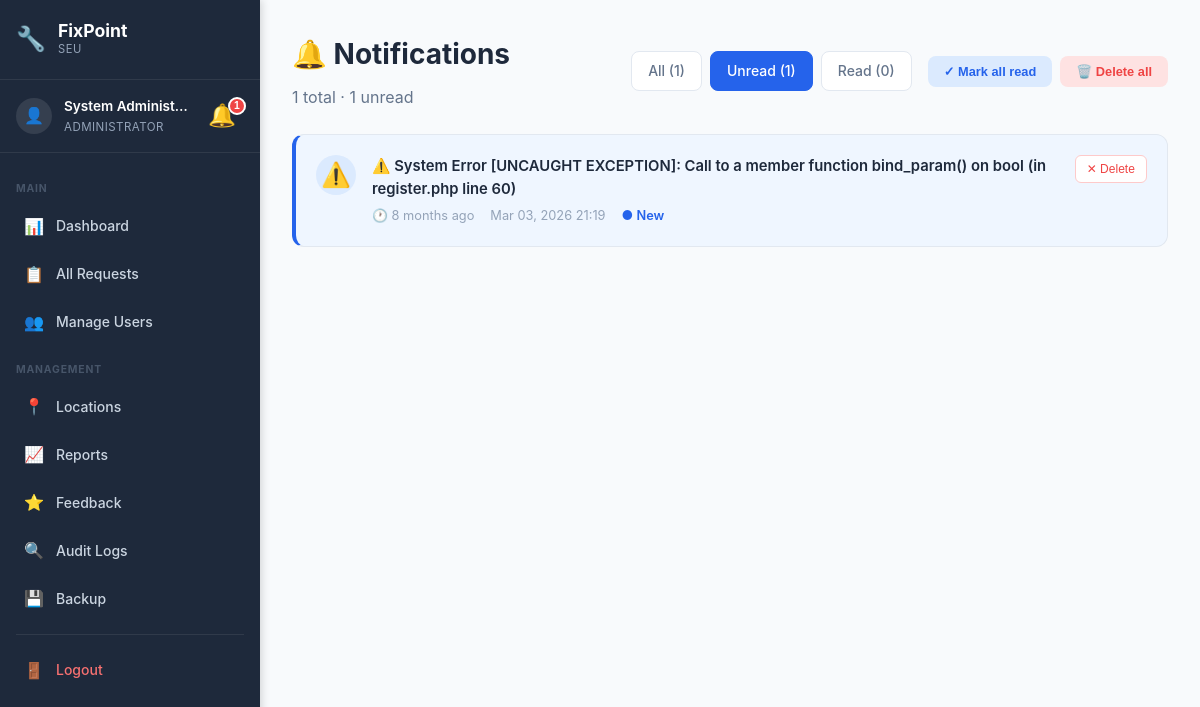
Page /notifications.php?filter=unread (signed in) on the earlier database version.
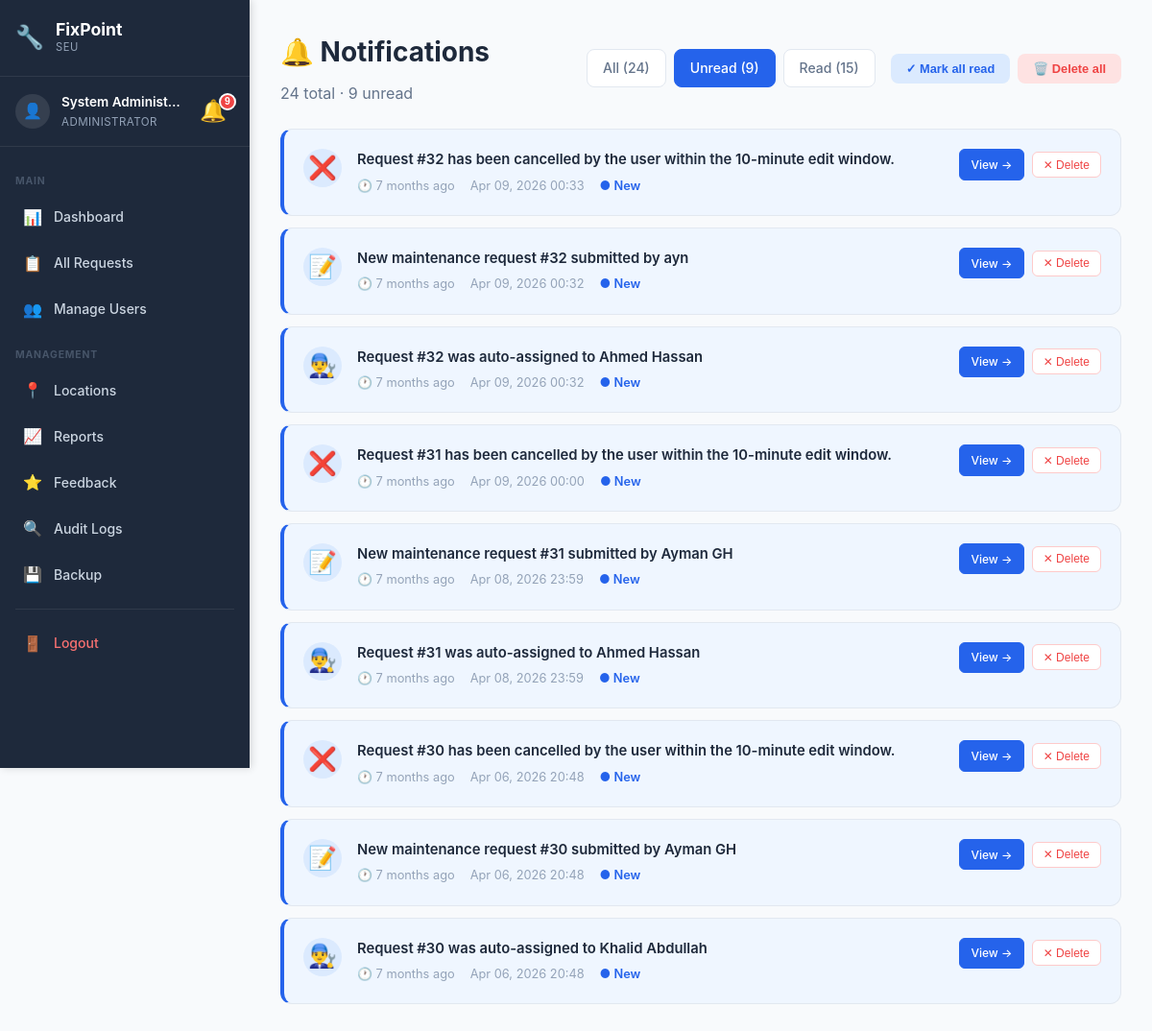
Same page on the later database version.
### tables this page shows
CREATE TABLE `notification` (
  `NotificationID` int(11) NOT NULL AUTO_INCREMENT,
  `UserID` int(11) NOT NULL,
  `Title` varchar(255) NOT NULL DEFAULT '',
  `RequestID` int(11) DEFAULT NULL,
  `Message` text NOT NULL,
  `IsRead` tinyint(1) DEFAULT 0,
  `CreatedAt` timestamp NOT NULL DEFAULT current_timestamp(),
  PRIMARY KEY (`NotificationID`),
  KEY `RequestID` (`RequestID`),
  KEY `idx_user` (`UserID`),
  KEY `idx_read` (`IsRead`),
  CONSTRAINT `notification_ibfk_1` FOREIGN KEY (`UserID`) REFERENCES `user` (`UserID`),
  CONSTRAINT `notification_ibfk_2` FOREIGN KEY (`RequestID`) REFERENCES `maintenancerequest` (`RequestID`) ON DELETE SET NULL
);

### config/helpers.php (called while the page is built, shortened)
<?php
function formatDate($date, $format = 'M d, Y H:i') {
    return date($format, strtotime($date));
}
function e($string) {
    return htmlspecialchars($string, ENT_QUOTES, 'UTF-8');
}
?>

### notifications.php (the view, shortened to what this page needs)
<?php
require_once 'config/database.php';
require_once 'config/helpers.php';
$user_id = $_SESSION['user_id'];
$role_id = $_SESSION['role_id'];
$filter = isset($_GET['filter']) ? $_GET['filter'] : 'all';
$where = "WHERE n.UserID = ?";
if ($filter === 'unread') {
    $where .= " AND n.IsRead = 0";
} elseif ($filter === 'read') {
    $where .= " AND n.IsRead = 1";
}
$sql = "SELECT
            n.NotificationID,
            n.Message,
            n.IsRead,
            n.CreatedAt,
            n.RequestID
        FROM notification n
        $where
        ORDER BY n.CreatedAt DESC";
$stmt = $conn->prepare($sql);
$stmt->bind_param("i", $user_id);
$stmt->execute();
$notifications = $stmt->get_result()->fetch_all(MYSQLI_ASSOC);
$count_sql = "SELECT
    COUNT(*) as total,
    SUM(CASE WHEN IsRead = 0 THEN 1 ELSE 0 END) as unread,
    SUM(CASE WHEN IsRead = 1 THEN 1 ELSE 0 END) as read_count
FROM notification WHERE UserID = ?";
$count_stmt = $conn->prepare($count_sql);
$count_stmt->bind_param("i", $user_id);
$count_stmt->execute();
$counts = $count_stmt->get_result()->fetch_assoc();
if ($role_id == 1) {
    $details_path = 'admin/request-details.php?id=';
} elseif ($role_id == 2) {
    $details_path = 'technician/task-details.php?id=';
    $dashboard_path = 'technician/dashboard.php';
} else {
    $details_path = 'user/request-details.php?id=';
    $dashboard_path = 'user/dashboard.php';
}
if (!function_exists('notifTimeAgo')) {
    function notifTimeAgo($datetime) {
        $now = new DateTime();
        $ago = new DateTime($datetime);
        $diff = $now->diff($ago);
        if ($diff->m > 0) return $diff->m . ' month' . ($diff->m > 1 ? 's' : '') . ' ago';
        return 'Just now';
    }
}
function getNotifIcon($message) {
    if (strpos($message, 'assigned') !== false) return '👨‍🔧';
    if (strpos($message, 'submitted') !== false || strpos($message, 'new') !== false) return '📝';
    if (strpos($message, 'cancelled') !== false) return '❌';
    if (strpos($message, 'Error') !== false || strpos($message, '⚠️') !== false) return '⚠️';
    return '🔔';
}
$_sidebar_role = $_SESSION['role_id'] ?? 0;
?>
<!DOCTYPE html>
<html lang="en">
<head>
    <link rel="stylesheet" href="assets/css/style.css">
    <link rel="stylesheet" href="assets/css/dashboard.css">
    <link rel="stylesheet" href="assets/css/sidebar.css">
</head>
<body class="has-sidebar">
    <aside class="sidebar" id="sidebar">
        <div class="sidebar-header">
            <div class="sidebar-logo">
                <span class="sidebar-logo-icon">🔧</span>
                <div>
                    <span class="sidebar-logo-text">FixPoint</span>
                    <span class="sidebar-logo-sub">SEU</span>
                </div>
            </div>
        </div>
        <div class="sidebar-user">
            <div class="sidebar-avatar">👤</div>
            <div class="sidebar-user-info">
                <span class="sidebar-user-name"><?php echo e($_SESSION['name']); ?></span>
                <span class="sidebar-user-role">
                    <?php
                    if ($_sidebar_role == 1) echo 'Administrator';
                    elseif ($_sidebar_role == 2) echo 'Technician';
                    else echo 'User';
                    ?>
                </span>
            </div>
            <?php include 'includes/notification-bell.php'; ?>
        </div>
        <nav class="sidebar-nav">
            <?php if ($_sidebar_role == 1): ?>
                <div class="sidebar-section-label">Main</div>
                <a href="admin/dashboard.php" class="sidebar-link"><span class="sidebar-icon">📊</span><span>Dashboard</span></a>
                <a href="admin/all-requests.php" class="sidebar-link"><span class="sidebar-icon">📋</span><span>All Requests</span></a>
                <a href="admin/users.php" class="sidebar-link"><span class="sidebar-icon">👥</span><span>Manage Users</span></a>
                <div class="sidebar-section-label">Management</div>
                <a href="admin/locations.php" class="sidebar-link"><span class="sidebar-icon">📍</span><span>Locations</span></a>
                <a href="admin/reports.php" class="sidebar-link"><span class="sidebar-icon">📈</span><span>Reports</span></a>
                <a href="admin/all-feedback.php" class="sidebar-link"><span class="sidebar-icon">⭐</span><span>Feedback</span></a>
                <a href="admin/audit-logs.php" class="sidebar-link"><span class="sidebar-icon">🔍</span><span>Audit Logs</span></a>
                <a href="admin/backup.php" class="sidebar-link"><span class="sidebar-icon">💾</span><span>Backup</span></a>
            <?php endif; ?>
            <div class="sidebar-divider"></div>
            <a href="auth/logout.php" class="sidebar-link sidebar-logout">
                <span class="sidebar-icon">🚪</span><span>Logout</span>
            </a>
        </nav>
    </aside>
    <div class="main-content">
            <div class="topbar-notif"><?php include 'includes/notification-bell.php'; ?></div>
    <div class="dashboard">
        <div class="dashboard-container">
            <div class="notif-page-header">
                <div>
                    <h1 class="welcome-text">🔔 Notifications</h1>
                    <p style="color: #64748b; margin-top: 0.25rem;">
                        <?php echo $counts['total']; ?> total · <?php echo $counts['unread']; ?> unread
                    </p>
                </div>
                <div style="display: flex; gap: 1rem; flex-wrap: wrap; align-items: center;">
                    <div class="notif-filters">
                        <a href="notifications.php?filter=all" class="notif-filter-btn <?php echo $filter === 'all' ? 'active' : ''; ?>">
                            All (<?php echo $counts['total']; ?>)
                        </a>
                        <a href="notifications.php?filter=unread" class="notif-filter-btn <?php echo $filter === 'unread' ? 'active' : ''; ?>">
                            Unread (<?php echo $counts['unread']; ?>)
                        </a>
                        <a href="notifications.php?filter=read" class="notif-filter-btn <?php echo $filter === 'read' ? 'active' : ''; ?>">
                            Read (<?php echo $counts['read_count']; ?>)
                        </a>
                    </div>
                    <?php if ($counts['total'] > 0): ?>
                        <div class="notif-actions">
                            <?php if ($counts['unread'] > 0): ?>
                                <button class="notif-action-btn btn-mark-all" onclick="pageMarkAllRead()">
                                    ✓ Mark all read
                                </button>
                            <?php endif; ?>
                            <button class="notif-action-btn btn-delete-all" onclick="pageDeleteAll()">
                                🗑️ Delete all
                            </button>
                        </div>
                    <?php endif; ?>
                </div>
            </div>
            <div id="notifPageList">
                <?php if (count($notifications) > 0): ?>
                    <?php foreach ($notifications as $notif): ?>
                        <div class="notif-card <?php echo $notif['IsRead'] ? '' : 'unread'; ?>" id="page-notif-<?php echo $notif['NotificationID']; ?>">
                            <div class="notif-card-icon">
                                <?php echo getNotifIcon($notif['Message']); ?>
                            </div>
                            <div class="notif-card-content">
                                <div class="notif-card-message"><?php echo e($notif['Message']); ?></div>
                                <div class="notif-card-meta">
                                    <span>🕐 <?php echo notifTimeAgo($notif['CreatedAt']); ?></span>
                                    <span><?php echo formatDate($notif['CreatedAt']); ?></span>
                                    <?php if (!$notif['IsRead']): ?>
                                        <span style="color: #2563eb; font-weight: 600;">● New</span>
                                    <?php endif; ?>
                                </div>
                            </div>
                            <div class="notif-card-actions">
                                <?php if ($notif['RequestID']): ?>
                                    <a href="<?php echo $details_path . $notif['RequestID']; ?>" class="notif-card-btn view-btn">
                                        View →
                                    </a>
                                <?php endif; ?>
                                <button class="notif-card-btn delete-btn" onclick="pageDeleteOne(<?php echo $notif['NotificationID']; ?>)">
                                    ✕ Delete
                                </button>
                            </div>
                        </div>
                    <?php endforeach; ?>
                <?php endif; ?>
            </div>
        </div>
    </div>
    </div>
</body>
</html>

### includes/notification-bell.php (shortened to what this page needs)
<?php
$_notif_count = 0;
if (isset($_SESSION['user_id'])) {
    $notif_count_sql = "SELECT COUNT(*) as unread FROM notification WHERE UserID = ? AND IsRead = 0";
    $notif_count_stmt = $conn->prepare($notif_count_sql);
    $notif_count_stmt->bind_param("i", $_SESSION['user_id']);
    $notif_count_stmt->execute();
    $_notif_count = $notif_count_stmt->get_result()->fetch_assoc()['unread'];
}
?>
<div class="notif-wrapper" id="notifWrapper">
    <button class="notif-bell" id="notifBell" onclick="toggleNotifDropdown(event)" title="Notifications">
        🔔
        <?php if ($_notif_count > 0): ?>
            <span class="notif-badge" id="notifBadge"><?php echo $_notif_count > 99 ? '99+' : $_notif_count; ?></span>
        <?php endif; ?>
    </button>
</div>

### assets/css/style.css (style rules this page uses)
* { margin: 0; padding: 0; box-sizing: border-box; }
:root { --primary-color: #2563eb; --primary-dark: #1e40af; --secondary-color: #64748b; --success-color: #10b981; --danger-color: #ef4444; --warning-color: #f59e0b; --dark: #1e293b; --gray: #64748b; --light-gray: #f1f5f9; --white: #ffffff; --shadow: 0 4px 6px rgba(0, 0, 0, 0.1); --shadow-lg: 0 10px 25px rgba(0, 0, 0, 0.15); }
body { font-family: -apple-system, BlinkMacSystemFont, 'Segoe UI', Roboto, 'Helvetica Neue', Arial, sans-serif; line-height: 1.6; color: var(--dark); background-color: var(--white); }

### assets/css/dashboard.css (style rules this page uses)
.dashboard { min-height: 100vh; background: #f8fafc; }
.dashboard-container { max-width: 1400px; margin: 0 auto; padding: 2rem; }
.welcome-text { font-size: 1.75rem; font-weight: 700; color: #1e293b; margin-bottom: 0.5rem; }

### assets/css/sidebar.css (style rules this page uses)
:root { --sidebar-width: 260px; --sidebar-bg: #1e293b; --sidebar-text: #cbd5e1; --sidebar-active-bg: rgba(37, 99, 235, 0.15); --sidebar-active-text: #60a5fa; --sidebar-hover-bg: rgba(255, 255, 255, 0.05); --topbar-height: 56px; }
body.has-sidebar { margin: 0; padding: 0; display: flex; min-height: 100vh; background: #f8fafc; }
.sidebar { position: fixed; top: 0; left: 0; width: var(--sidebar-width); height: 100vh; background: var(--sidebar-bg); display: flex; flex-direction: column; z-index: 1000; overflow-y: auto; overflow-x: visible; transition: transform 0.3s ease; box-shadow: 2px 0 8px rgba(0,0,0,0.15); }
.sidebar-header { display: flex; align-items: center; justify-content: space-between; padding: 1.25rem 1rem; border-bottom: 1px solid rgba(255,255,255,0.08); flex-shrink: 0; }
.sidebar-logo { display: flex; align-items: center; gap: 0.75rem; }
.sidebar-logo-icon { font-size: 1.5rem; }
.sidebar-logo-text { display: block; font-size: 1.1rem; font-weight: 700; color: #fff; line-height: 1.2; }
.sidebar-logo-sub { display: block; font-size: 0.7rem; color: #94a3b8; text-transform: uppercase; letter-spacing: 0.05em; }
.sidebar-user { display: flex; align-items: center; gap: 0.75rem; padding: 1rem; border-bottom: 1px solid rgba(255,255,255,0.08); flex-shrink: 0; }
.sidebar-avatar { width: 36px; height: 36px; background: rgba(255,255,255,0.1); border-radius: 50%; display: flex; align-items: center; justify-content: center; font-size: 1rem; flex-shrink: 0; }
.sidebar-user-info { flex: 1; min-width: 0; }
.sidebar-user-name { display: block; color: #fff; font-size: 0.85rem; font-weight: 600; white-space: nowrap; overflow: hidden; text-overflow: ellipsis; }
.sidebar-user-role { display: block; color: #94a3b8; font-size: 0.72rem; text-transform: uppercase; letter-spacing: 0.04em; }
.sidebar-user .notif-wrapper { position: static; }
.sidebar-nav { flex: 1; padding: 0.75rem 0; overflow-y: auto; }
.sidebar-section-label { padding: 0.5rem 1rem 0.25rem; font-size: 0.65rem; font-weight: 700; color: #475569; text-transform: uppercase; letter-spacing: 0.08em; margin-top: 0.5rem; }
.sidebar-link { display: flex; align-items: center; gap: 0.75rem; padding: 0.65rem 1rem; color: var(--sidebar-text); text-decoration: none; font-size: 0.875rem; font-weight: 500; transition: all 0.15s ease; position: relative; margin: 0.1rem 0.5rem; border-radius: 0.5rem; }
.sidebar-icon { font-size: 1rem; flex-shrink: 0; width: 20px; text-align: center; }
.sidebar-divider { height: 1px; background: rgba(255,255,255,0.08); margin: 0.75rem 1rem; }
.sidebar-logout { color: #f87171 !important; }
.main-content { margin-left: var(--sidebar-width); flex: 1; min-height: 100vh; width: calc(100% - var(--sidebar-width)); box-sizing: border-box; display: flex; flex-direction: column; }

### includes/notification-bell.php (style rules this page uses)
.notif-wrapper { position: relative; display: inline-flex; align-items: center; }
.notif-bell { position: relative; cursor: pointer; font-size: 1.4rem; padding: 0.25rem 0.5rem; text-decoration: none; color: #64748b; transition: color 0.3s; background: none; border: none; line-height: 1; }
.notif-badge { position: absolute; top: -4px; right: -2px; background: #ef4444; color: white; font-size: 0.65rem; font-weight: 700; min-width: 18px; height: 18px; border-radius: 9px; display: flex; align-items: center; justify-content: center; padding: 0 4px; line-height: 1; border: 2px solid white; animation: notif-pulse 2s infinite; }

Differences in the rows shown:
removed notification: Message "⚠️", Message "⚠️ System Error [UNCAUGHT EXCEPTION]: Call to a member function bind_param() on bool (in register.php line 60)", CreatedAt "8 months ago", CreatedAt "Mar 03, 2026 21:19", IsRead "● New"
added notification: Message "❌", Message "Request #32 has been cancelled by the user within the 10-minute edit window.", CreatedAt "7 months ago", CreatedAt "Apr 09, 2026 00:33", IsRead "● New"
added notification: Message "📝", Message "New maintenance request #32 submitted by ayn", CreatedAt "7 months ago", CreatedAt "Apr 09, 2026 00:32", IsRead "● New"
added notification: Message "👨‍🔧", Message "Request #32 was auto-assigned to Ahmed Hassan", CreatedAt "7 months ago", CreatedAt "Apr 09, 2026 00:32", IsRead "● New"
added notification: Message "❌", Message "Request #31 has been cancelled by the user within the 10-minute edit window.", CreatedAt "7 months ago", CreatedAt "Apr 09, 2026 00:00", IsRead "● New"
added notification: Message "📝", Message "New maintenance request #31 submitted by Ayman GH", CreatedAt "7 months ago", CreatedAt "Apr 08, 2026 23:59", IsRead "● New"
added notification: Message "👨‍🔧", Message "Request #31 was auto-assigned to Ahmed Hassan", CreatedAt "7 months ago", CreatedAt "Apr 08, 2026 23:59", IsRead "● New"
added notification: Message "❌", Message "Request #30 has been cancelled by the user within the 10-minute edit window.", CreatedAt "7 months ago", CreatedAt "Apr 06, 2026 20:48", IsRead "● New"
added notification: Message "📝", Message "New maintenance request #30 submitted by Ayman GH", CreatedAt "7 months ago", CreatedAt "Apr 06, 2026 20:48", IsRead "● New"
added notification: Message "👨‍🔧", Message "Request #30 was auto-assigned to Khalid Abdullah", CreatedAt "7 months ago", CreatedAt "Apr 06, 2026 20:48", IsRead "● New"
Other differences:
$_notif_count: "1" → "9"
$counts['total']: "1" → "24"
$counts['unread']: "1" → "9"
$counts['read_count']: "0" → "15"
